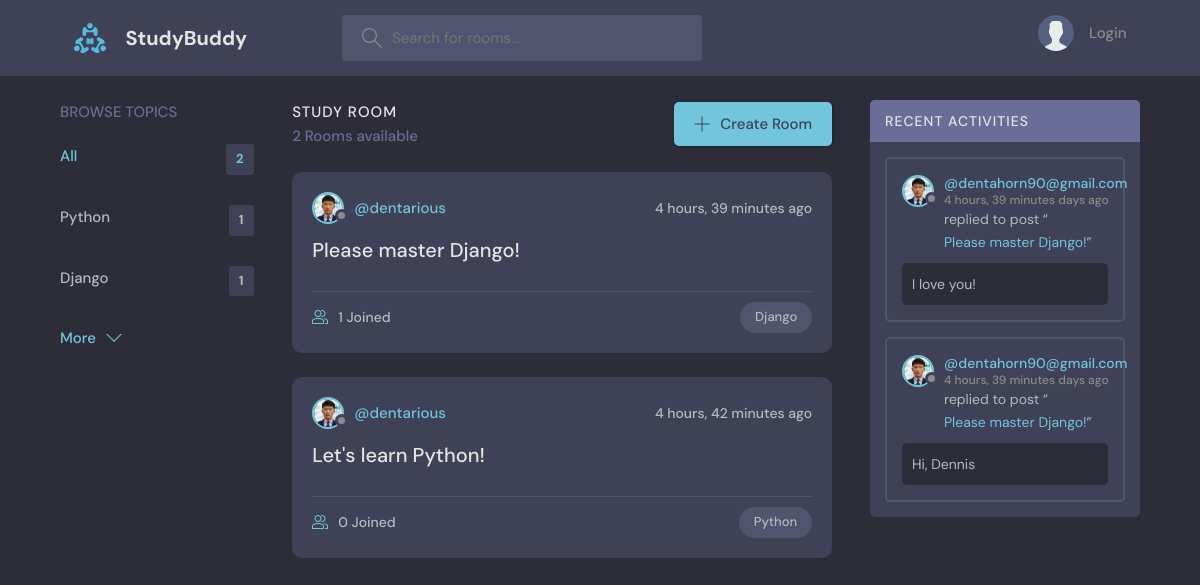
Before: / with the older database file.
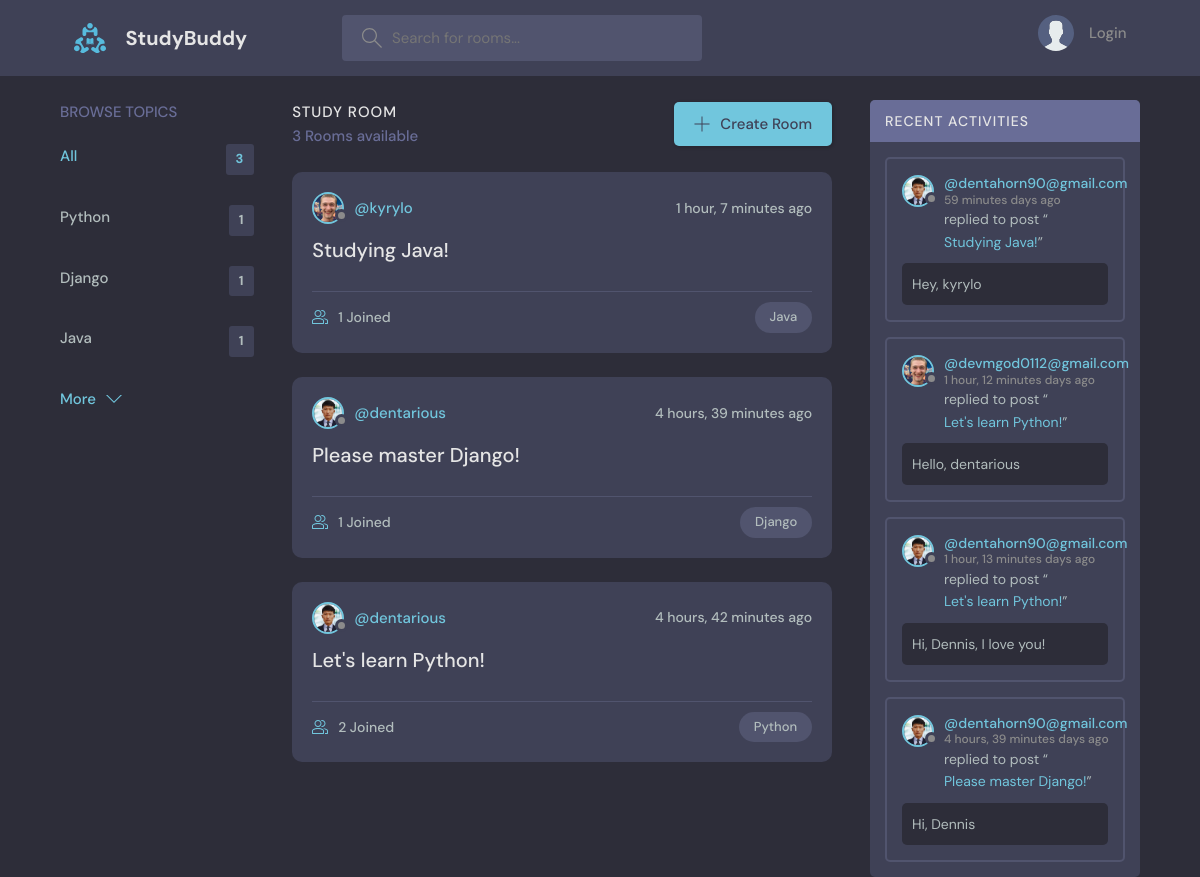
After: the same page with the newer database file.
### base/models.py (models this page shows, shortened)
class Topic(models.Model):
    name = models.CharField(max_length=200)

class Room(models.Model):
    host = models.ForeignKey(User, on_delete=models.SET_NULL, null=True)
    topic = models.ForeignKey(Topic, on_delete=models.SET_NULL, null=True)
    name = models.CharField(max_length=200)
    description = models.TextField(null=True, blank=True)
    participants = models.ManyToManyField(
        User, related_name='participants', blank=True)
    updated = models.DateTimeField(auto_now=True)
    created = models.DateTimeField(auto_now_add=True)
    class Meta:
        ordering = ['-updated', '-created']
    def __str__(self):
        return self.name

class User(AbstractUser):
    name = models.CharField(max_length=200, null=True)
    email = models.EmailField(unique=True, null=True)
    bio = models.TextField(null=True)
    avatar = models.ImageField(null=True, default="avatar.svg")
    USERNAME_FIELD = 'email'
    REQUIRED_FIELDS = []

class Message(models.Model):
    user = models.ForeignKey(User, on_delete=models.CASCADE)
    room = models.ForeignKey(Room, on_delete=models.CASCADE)
    body = models.TextField()
    updated = models.DateTimeField(auto_now=True)
    created = models.DateTimeField(auto_now_add=True)
    class Meta:
        ordering = ['-updated', '-created']

### base/views.py (the view)
# urls.py: path('', views.home, name='home'),
def home(request):
    q = request.GET.get('q') if request.GET.get('q') != None else ''
    rooms = Room.objects.filter(
        Q(topic__name__icontains=q) |
        Q(name__icontains=q) |
        Q(description__icontains=q)
    )
    topics = Topic.objects.all()[0:5]
    room_count = rooms.count()
    room_messages = Message.objects.filter(Q(room__topic__name__icontains=q))
    context = {'rooms': rooms, 'topics': topics,
               'room_count': room_count, 'room_messages': room_messages}
    return render(request, 'base/home.html', context)

### base/templates/base/home.html (shortened to what this page needs)
    {% extends 'main.html' %}
    {% block content %}
    <main class="layout layout--3">
      <div class="container">
        {% include 'base/topics_component.html' %}
        <div class="roomList">
          <div class="roomList__header">
            <div>
              <h2>Study Room</h2>
              <p>{{room_count}} Rooms available</p>
            </div>
            <a class="btn btn--main" href="{% url 'create-room' %}">
              <svg version="1.1" xmlns="http://www.w3.org/2000/svg" width="32" height="32" viewBox="0 0 32 32">
                <title>add</title>
                <path
                  d="M16.943 0.943h-1.885v14.115h-14.115v1.885h14.115v14.115h1.885v-14.115h14.115v-1.885h-14.115v-14.115z"
                ></path>
              </svg>
              Create Room
            </a>
          </div>
          {% include 'base/feed_component.html' %}
        </div>
        {% include 'base/activity_component.html' %}
      </div>
    </main>
    {% endblock content %}

### base/templates/base/topics_component.html
<div class="topics">
  <div class="topics__header">
    <h2>Browse Topics</h2>
  </div>
  <ul class="topics__list">
    <li>
      <a href="{% url 'home' %}" class="active">All <span>{{topics.count}}</span></a>
    </li>
    {% for topic in topics %}
    <li>
      <a href="{% url 'home' %}?q={{topic.name}}">{{topic.name}} <span>{{topic.room_set.all.count}}</span></a>
    </li>
    {% endfor %}
  </ul>
  <a class="btn btn--link" href="{% url 'topics' %}">
    More
    <svg version="1.1" xmlns="http://www.w3.org/2000/svg" width="32" height="32" viewBox="0 0 32 32">
      <title>chevron-down</title>
      <path d="M16 21l-13-13h-3l16 16 16-16h-3l-13 13z"></path>
    </svg>
  </a>
</div>

### base/templates/base/feed_component.html (shortened to what this page needs)
{% for room in rooms %}
<div class="roomListRoom">
  <div class="roomListRoom__header">
    <a href="{% url 'user-profile' room.host.id %}" class="roomListRoom__author">
      <div class="avatar avatar--small">
        <img src="{{room.host.avatar.url}}" />
      </div>
      <span>@{{room.host.username}}</span>
    </a>
    <div class="roomListRoom__actions">
      <span>{{room.created|timesince}} ago</span>
    </div>
  </div>
  <div class="roomListRoom__content">
    <a href="{% url 'room' room.id %}">{{room.name}}</a>
  </div>
  <div class="roomListRoom__meta">
    <a href="{% url 'room' room.id %}" class="roomListRoom__joined">
      {{room.participants.all.count}} Joined
    </a>
    <p class="roomListRoom__topic">{{room.topic.name}}</p>
  </div>
</div>
{% endfor %}

### base/templates/base/activity_component.html (shortened to what this page needs)
<div class="activities">
    <div class="activities__header">
        <h2>Recent Activities</h2>
    </div>
    {% for message in room_messages %}
    <div class="activities__box">
      <div class="activities__boxHeader roomListRoom__header">
        <a href="{% url 'user-profile' message.user.id %}" class="roomListRoom__author">
          <div class="avatar avatar--small">
            <img src="{{message.user.avatar.url}}" />
          </div>
          <p>
            @{{message.user}}
            <span>{{message.created|timesince}} days ago</span>
          </p>
        </a>
      </div>
      <div class="activities__boxContent">
        <p>replied to post “<a href="{% url 'room' message.room.id %}">{{message.room}}</a>”</p>
        <div class="activities__boxRoomContent">
          {{message.body}}
        </div>
      </div>
    </div>
    {% endfor %}
  </div>

Changed rows visible on the page:
removed Message: user.avatar (picture), user "dentahorn90@gmail.com", created "4 hours, 39 minutes", room "Please master Django!", body "I love you!"
added Topic: name "Java", room_set.all.count "1"
added Room: host.avatar (picture), host.username "kyrylo", created "1 hour, 7 minutes", name "Studying Java!", participants.all.count "1", topic.name "Java"
computed for Room "Let's learn Python!": participants.all.count "0" → "2"
added Message: user.avatar (picture), user "dentahorn90@gmail.com", created "59 minutes", room "Studying Java!", body "Hey, kyrylo"
added Message: user.avatar (picture), user "devmgod0112@gmail.com", created "1 hour, 12 minutes", room "Let's learn Python!", body "Hello, dentarious"
added Message: user.avatar (picture), user "dentahorn90@gmail.com", created "1 hour, 13 minutes", room "Let's learn Python!", body "Hi, Dennis, I love you!"
Other visible differences:
{{ topics.count }}: "2" → "3"
{{ room_count }}: "2" → "3"
